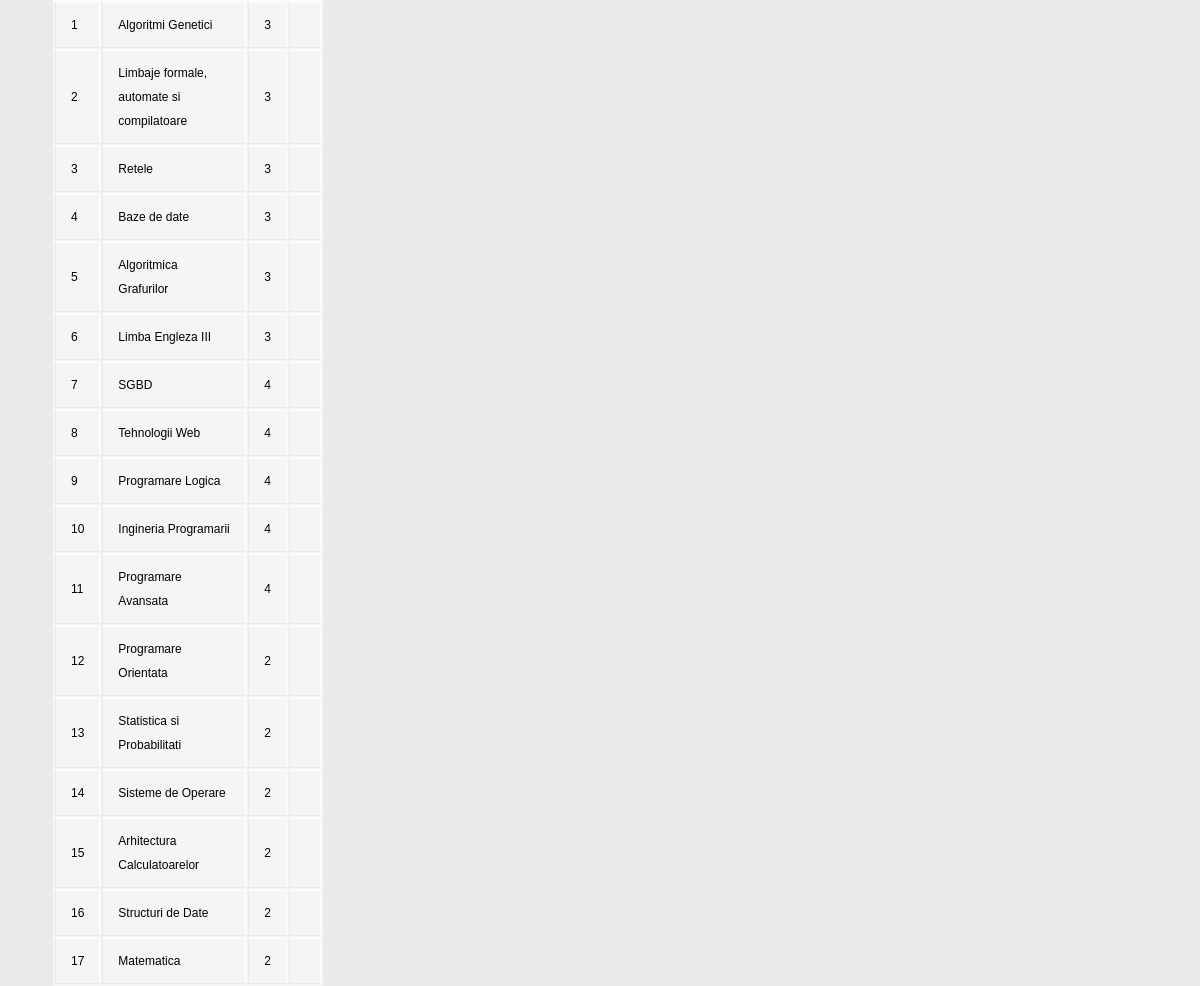
Page /testbd.php on the committed database.
### tables this page shows
CREATE TABLE Materie(
  IdMaterie INT(10) PRIMARY KEY,
  Nume VARCHAR(50) NOT NULL,
  Semestru INT(1),
  Descriere VARCHAR(255)
  );

### testbd.php (the view, shortened to what this page needs)
<!DOCTYPE html PUBLIC "-//W3C//DTD XHTML 1.0 Transitional//EN" "http://www.w3.org/TR/xhtml1/DTD/xhtml1-transitional.dtd">
<html xmlns="http://www.w3.org/1999/xhtml" xml:lang="en" lang="en">
<head>
	<link href="style.css" rel="stylesheet" type="text/css" />
</head>
<body>
	<?php
$query = 'SELECT * FROM materie';
$result = mysql_query($query) or die('Query failed: ' . mysql_error());
echo "<table>\n";
while ($line = mysql_fetch_array($result, MYSQL_ASSOC)) {
    echo "\t<tr>\n";
    foreach ($line as $col_value) {
        echo "\t\t<td>$col_value</td>\n";
    }
    echo "\t</tr>\n";
}
echo "</table>\n";
?>
</body>
</html>

### style.css (style rules this page uses)
body { margin: 0; padding: 0; font: 75% tahoma, Verdana, Arial, sans-serif; line-height: 1.8em; background: #eaeaea url(images/bg.jpg) top left repeat-x; }
table { background: #f5f5f5; border-collapse: separate; box-shadow: inset 0 1px 0 #fff; font-size: 12px; line-height: 24px; margin-left: 53px; text-align: left; width: 270px; }
td { border-right: 1px solid #fff; border-left: 1px solid #e8e8e8; border-top: 1px solid #fff; border-bottom: 1px solid #e8e8e8; padding: 10px 15px; position: relative; }

### rows in the picture
materie: IdMaterie "1", Nume "Algoritmi Genetici", Semestru "3"
materie: IdMaterie "2", Nume "Limbaje formale, automate si compilatoare", Semestru "3"
materie: col_value "3", Nume "Retele"
materie: IdMaterie "4", Nume "Baze de date", Semestru "3"
materie: IdMaterie "5", Nume "Algoritmica Grafurilor", Semestru "3"
materie: IdMaterie "6", Nume "Limba Engleza III", Semestru "3"
materie: IdMaterie "7", Nume "SGBD", Semestru "4"
materie: IdMaterie "8", Nume "Tehnologii Web", Semestru "4"
materie: IdMaterie "9", Nume "Programare Logica", Semestru "4"
materie: IdMaterie "10", Nume "Ingineria Programarii", Semestru "4"
materie: IdMaterie "11", Nume "Programare Avansata", Semestru "4"
materie: IdMaterie "12", Nume "Programare Orientata", Semestru "2"
materie: IdMaterie "13", Nume "Statistica si Probabilitati", Semestru "2"
materie: IdMaterie "14", Nume "Sisteme de Operare", Semestru "2"
materie: IdMaterie "15", Nume "Arhitectura Calculatoarelor", Semestru "2"
materie: IdMaterie "16", Nume "Structuri de Date", Semestru "2"
materie: IdMaterie "17", Nume "Matematica", Semestru "2"
